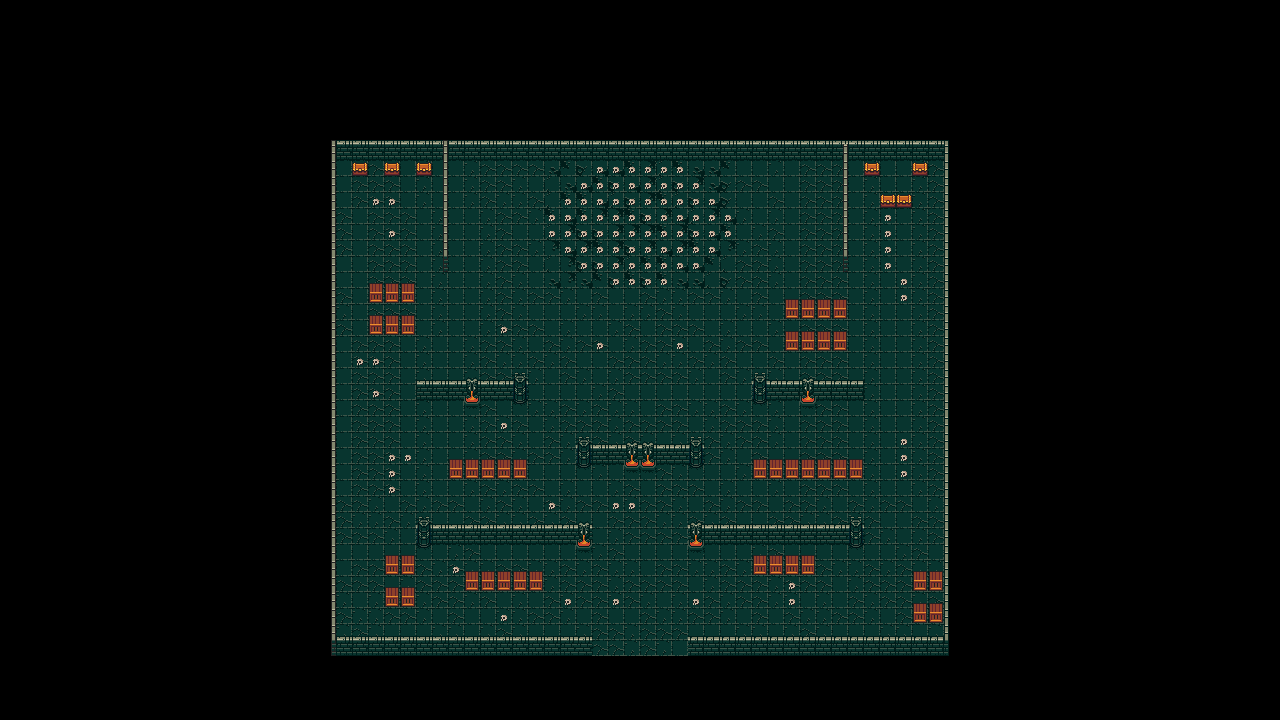

Below is a game level as drawn by its tile map, then a one-line description and the .tmx that defines it (tile-layer data replaced by summaries):
An orthogonal 80x45 tile map with 16x16 px tiles, 3 tile layers (floor, wall, decorate), 2 tilesets.

<map version="1.9" tiledversion="1.9.2" orientation="orthogonal" renderorder="right-down" width="80" height="45" tilewidth="16" tileheight="16" infinite="0" nextlayerid="4" nextobjectid="1">
 <tileset firstgid="1" source="omnibo_jungledungeon - copia.tsx" />
 <tileset firstgid="131" source="0x72_DungeonTilesetII_v1.4.tsx" />
 <layer id="1" name="floor" width="80" height="45">
  <data>[3600 cells, 1146 non-empty, 8 distinct tile ids]</data>
 </layer>
 <layer id="2" name="wall" width="80" height="45">
  <data>[3600 cells, 206 non-empty, 12 distinct tile ids]</data>
 </layer>
 <layer id="3" name="decorate" width="80" height="45">
  <data>[3600 cells, 313 non-empty, 19 distinct tile ids]</data>
 </layer>
</map>
